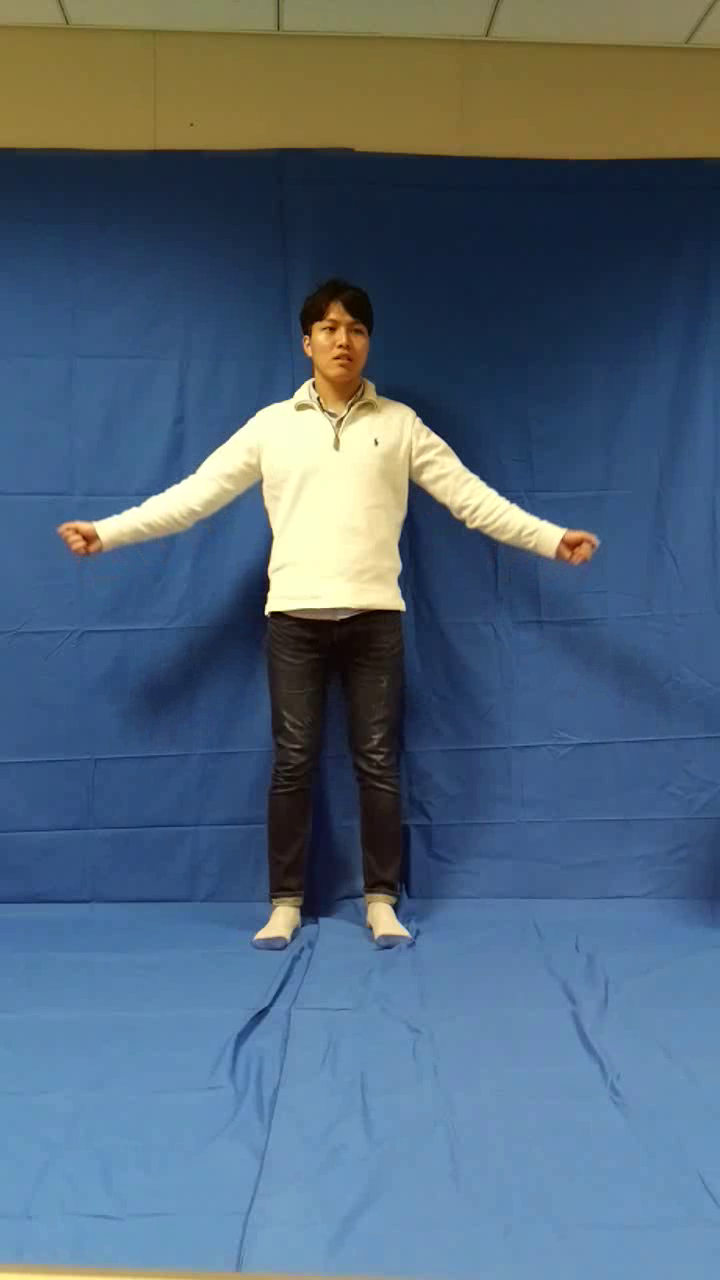
#> input picture frame 59 of src/video_1.mp4, 720 x 1280 px, given in place of the camera
$ jupyter execute --allow-errors 'GUI Features in OpenCV - Getting Started with Videos.ipynb'   (text cells are left out)
#> lines starting #> are read from the running program, lines starting #| are printed output that depends on the picture
[cell 1]
import numpy as np
import cv2

[cell 2]
cap = cv2.VideoCapture(0)

while(True):
    ret , frame = cap.read() # 영상을 프레임으로 모두 캡쳐
#> frame is the input picture: shape (1280, 720, 3); mean B, G, R 122.1, 102.2, 81.3

    gray = cv2.cvtColor(frame, cv2.COLOR_BGR2GRAY) # 프레임에 대한 작업은 요기에
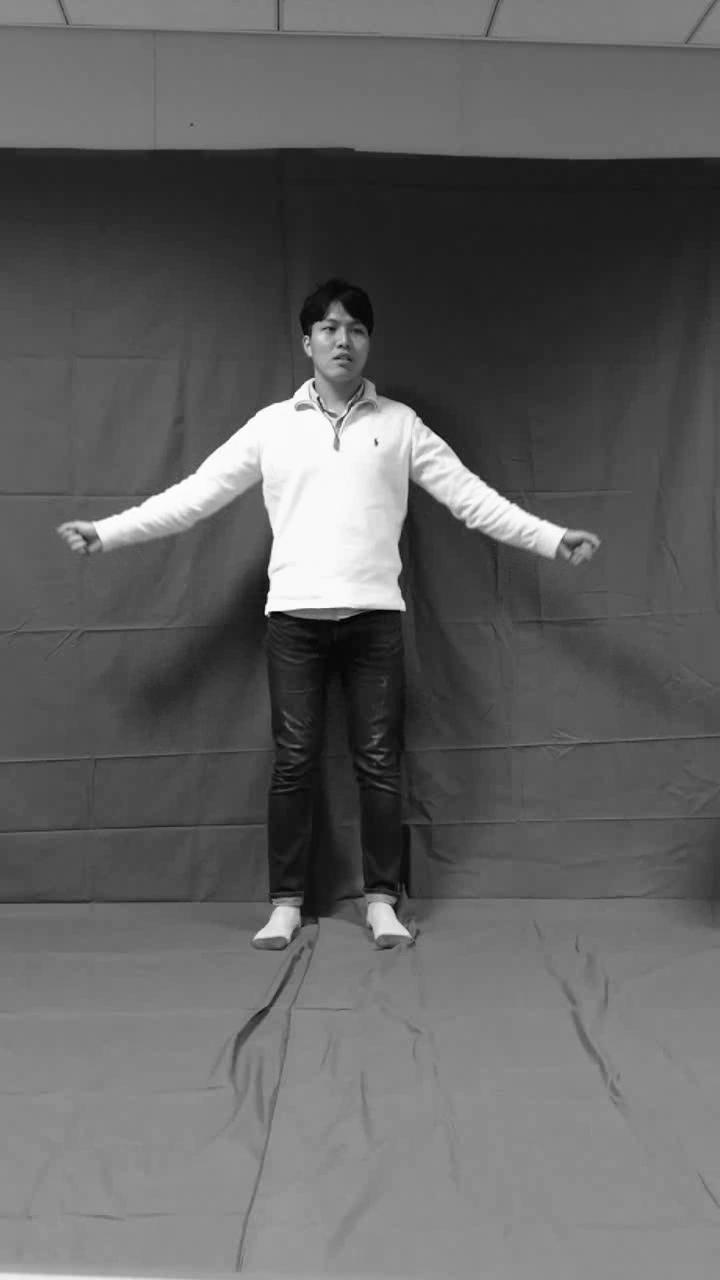
#> gray: shape (1280, 720); min 1, max 255, mean 98.1

    cv2.imshow('frame', gray)
    if cv2.waitKey(1) == ord('q'): # 이런 식으로 종료키를 설정할 수 있음, 64비트 컴퓨터의 경우 가끔 cv2.waitKey(1) & 0xFF == ord('q') 처럼 해야하는 경우도 있음
#> (key q is pressed here)
        break

cv2.destroyAllWindows()
cap.release() # cap은 항상 사용한 후 relase!!!

[cell 3]
cap.isOpened()

[cell 4]
# 이거하면 웹컴 켜짐 흐익
cap.open(0)

[cell 5]
cap.get(3)

[cell 6]
cap = cv2.VideoCapture(0)

while(True):
    ret , frame = cap.read() # 영상을 프레임으로 모두 캡쳐

    # 해상도롤 320 x 240으로
    ret = cap.set(3, 320)
    ret = cap.set(4, 240)

    gray = cv2.cvtColor(frame, cv2.COLOR_BGR2GRAY) # 프레임에 대한 작업은 요기에

    cv2.imshow('frame', gray)
    if cv2.waitKey(1) == ord('q'): # 이런 식으로 종료키를 설정할 수 있음, 64비트 컴퓨터의 경우 가끔 cv2.waitKey(1) & 0xFF == ord('q') 처럼 해야하는 경우도 있음
#> (key q is pressed here)
        break

cv2.destroyAllWindows()
cap.release() # cap은 항상 사용한 후 relase!!!

#> (a cell that did not finish here is left out)

[cell 8]
cap = cv2.VideoCapture(0)

# 영상 저장 객체
fourcc = cv2.VideoWriter_fourcc(*'XVID')
out = cv2.VideoWriter('output.avi',fourcc, 20.0, (640,480))

while(cap.isOpened()): # 이런식으로 캡이 열렸는지 확인후 진행하기
    ret, frame = cap.read()

    if ret==True:
        frame = cv2.flip(frame,0)
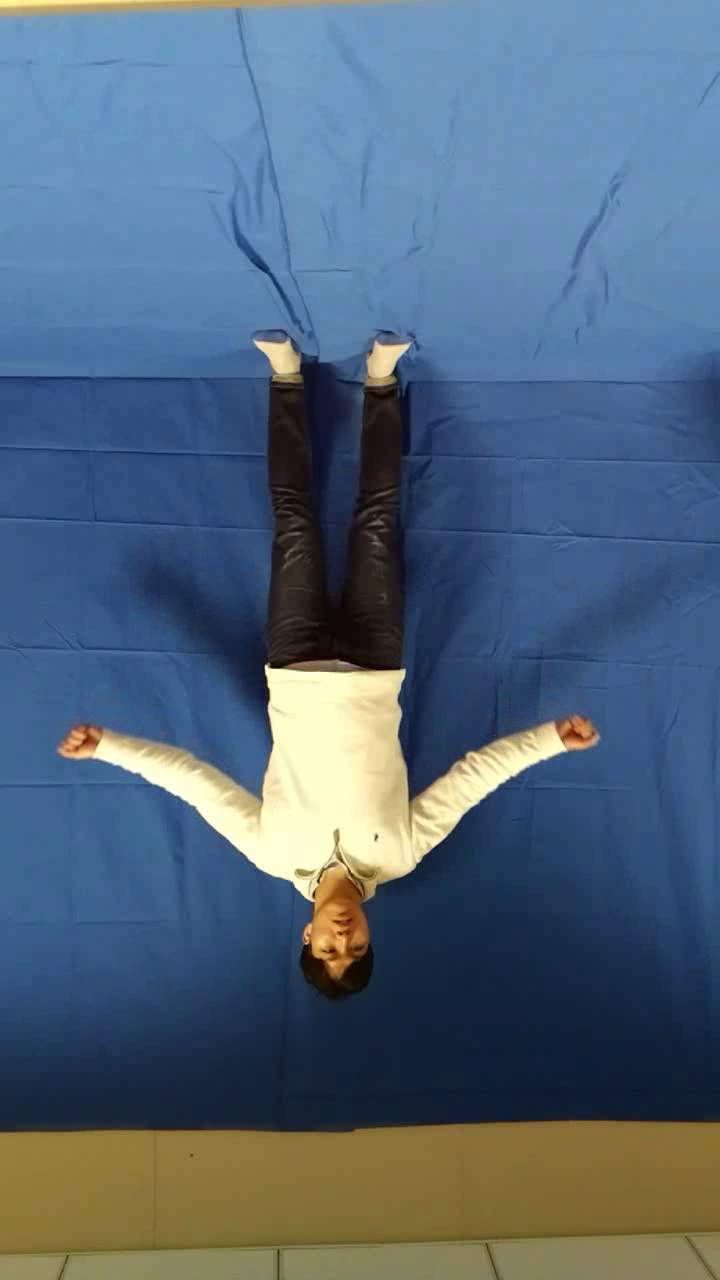
#> frame: shape (1280, 720, 3); mean B, G, R 122.1, 102.2, 81.3

        # 프레임을 저장!
        out.write(frame)

        cv2.imshow('frame',frame)
        if cv2.waitKey(1) & 0xFF == ord('q'):
#> (key q is pressed here)
            break
    else:
        break

# Release everything if job is finished
cap.release()
out.release()

$ run again, starting later in the video
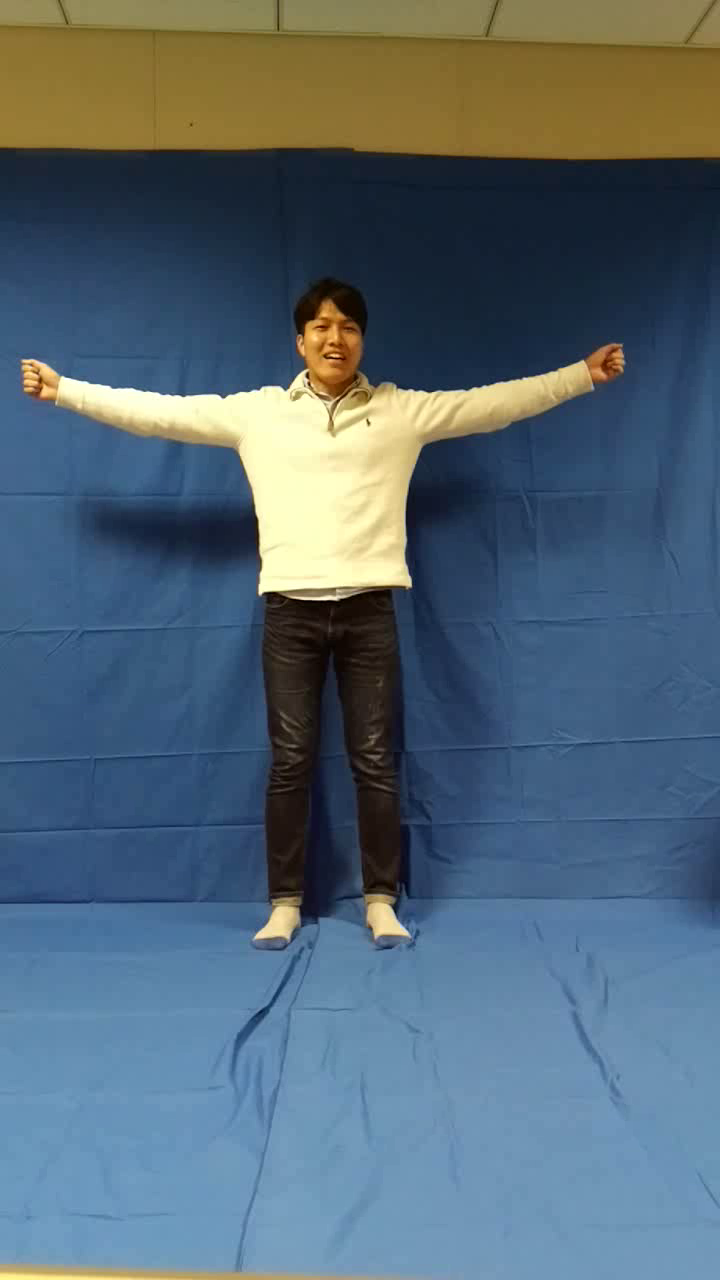
#> input picture frame 268 of src/video_1.mp4, 720 x 1280 px, given in place of the camera
#> frame is the input picture: shape (1280, 720, 3); mean B, G, R 116.2, 102.7, 83.5
#> `gray = cv2.cvtColor(frame, cv2.COLOR_BGR2GRAY)`:
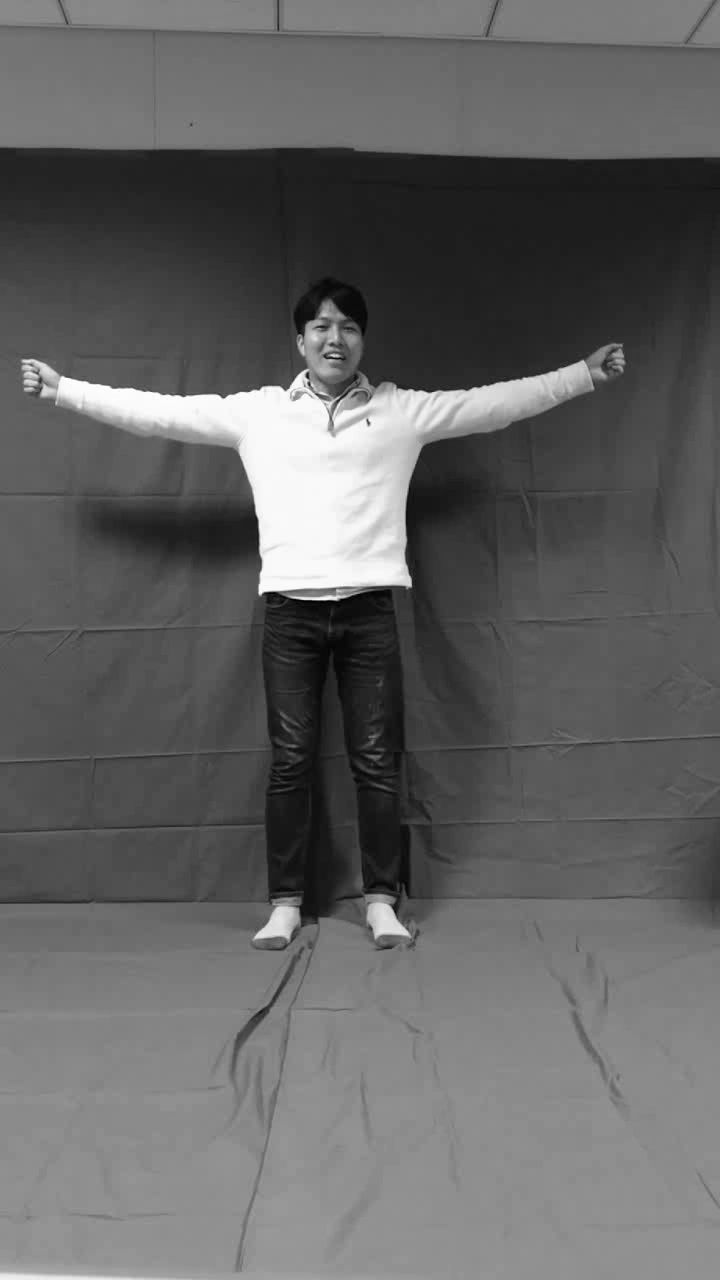
#> gray: shape (1280, 720); min 0, max 255, mean 98.5
#> `frame = cv2.flip(frame,0)`:
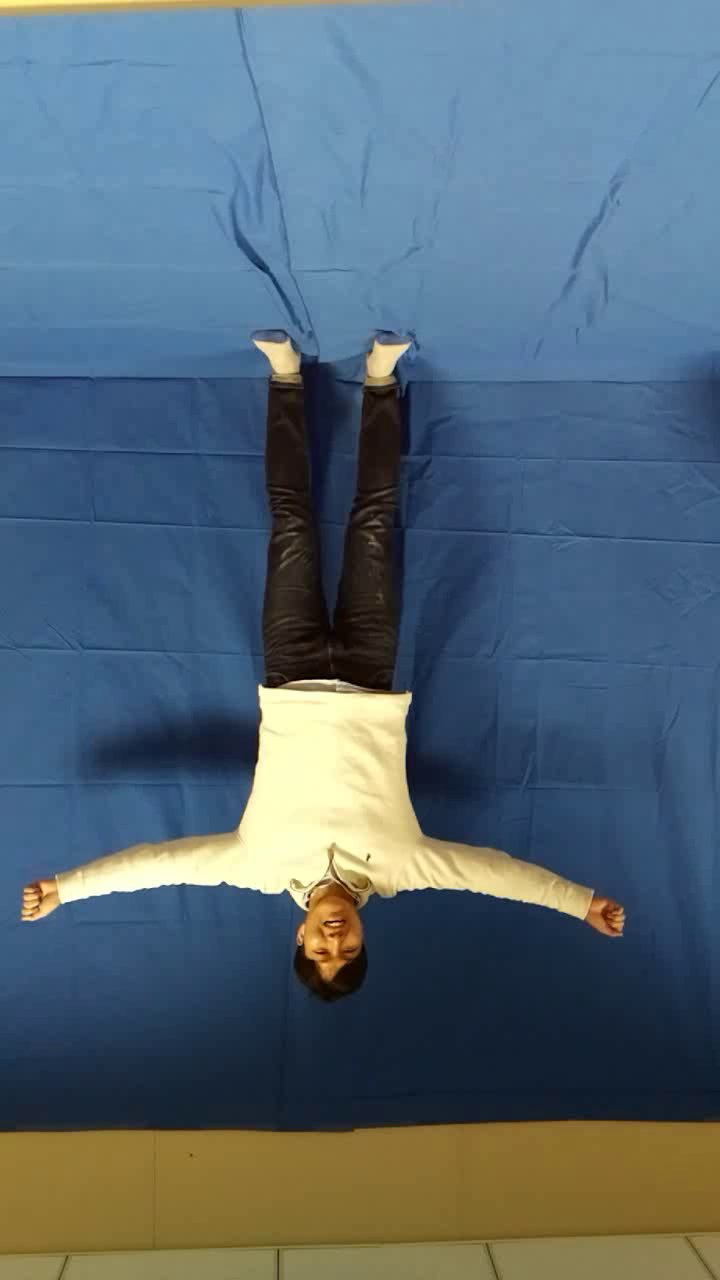
#> frame: shape (1280, 720, 3); mean B, G, R 116.2, 102.7, 83.5

$ run again, starting later in the video
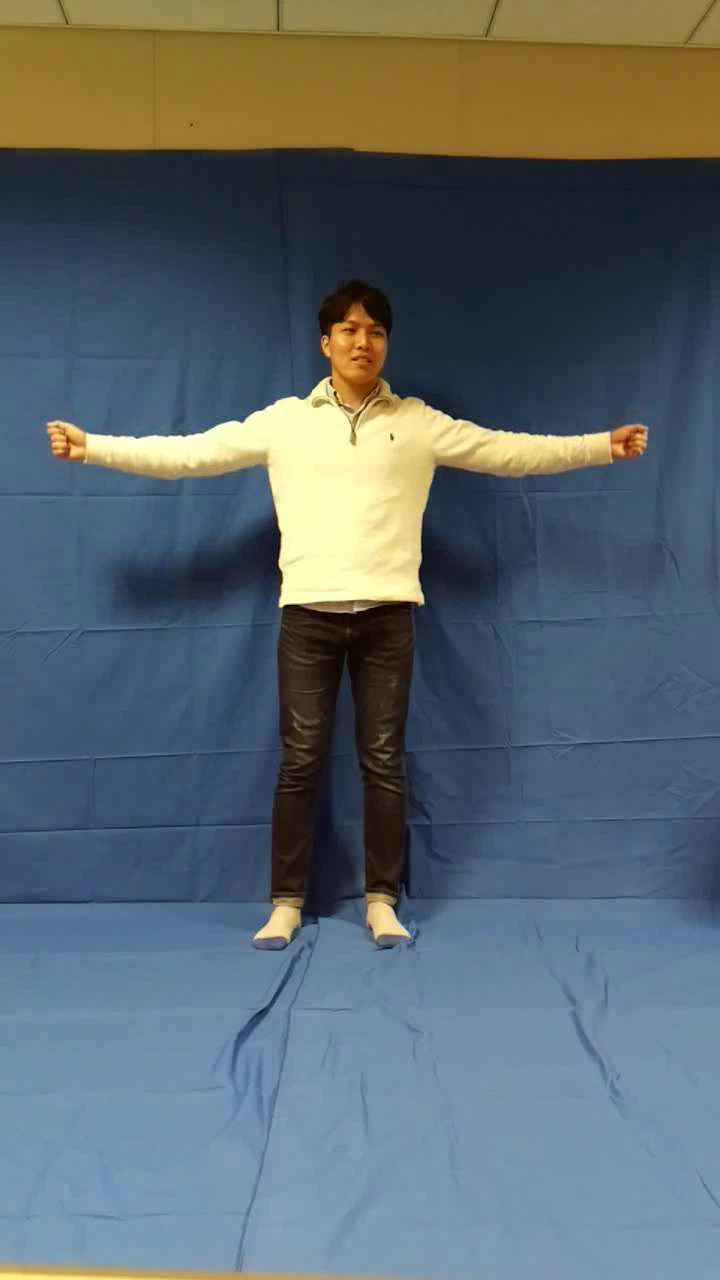
#> input picture frame 477 of src/video_1.mp4, 720 x 1280 px, given in place of the camera
#> frame is the input picture: shape (1280, 720, 3); mean B, G, R 110.6, 103.8, 90.7
#> `gray = cv2.cvtColor(frame, cv2.COLOR_BGR2GRAY)`:
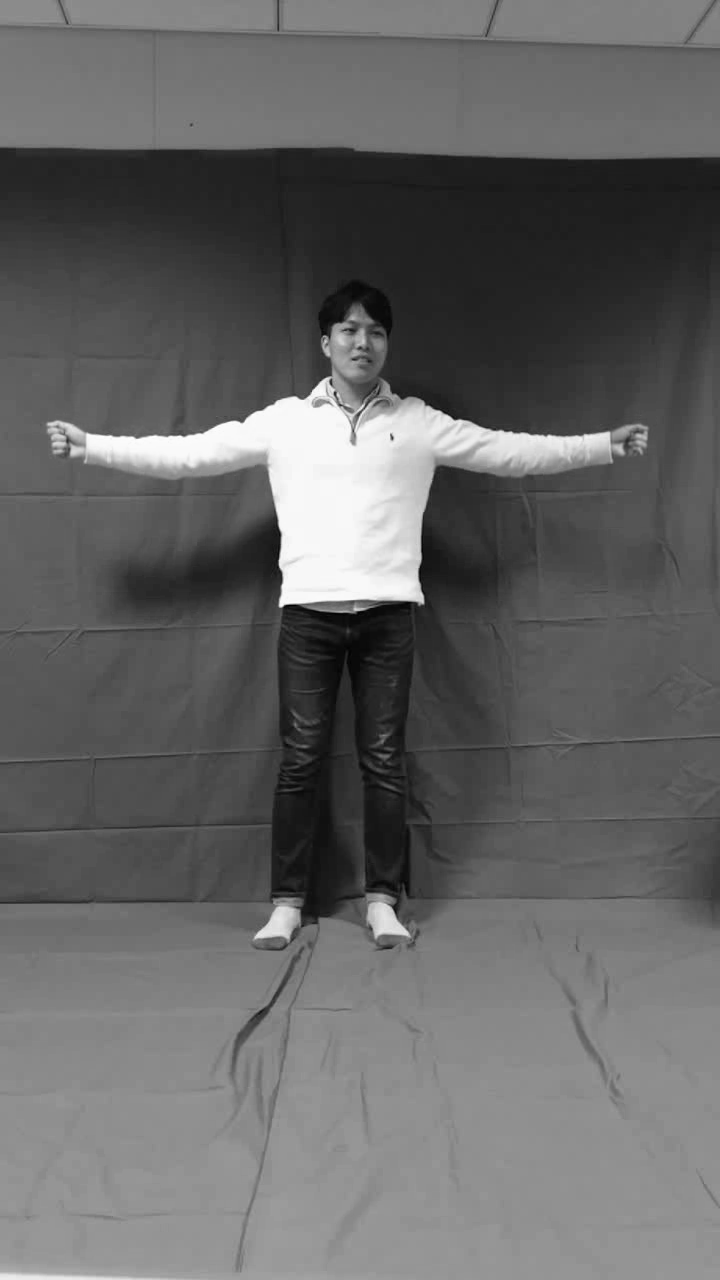
#> gray: shape (1280, 720); min 0, max 254, mean 100.6
#> `frame = cv2.flip(frame,0)`:
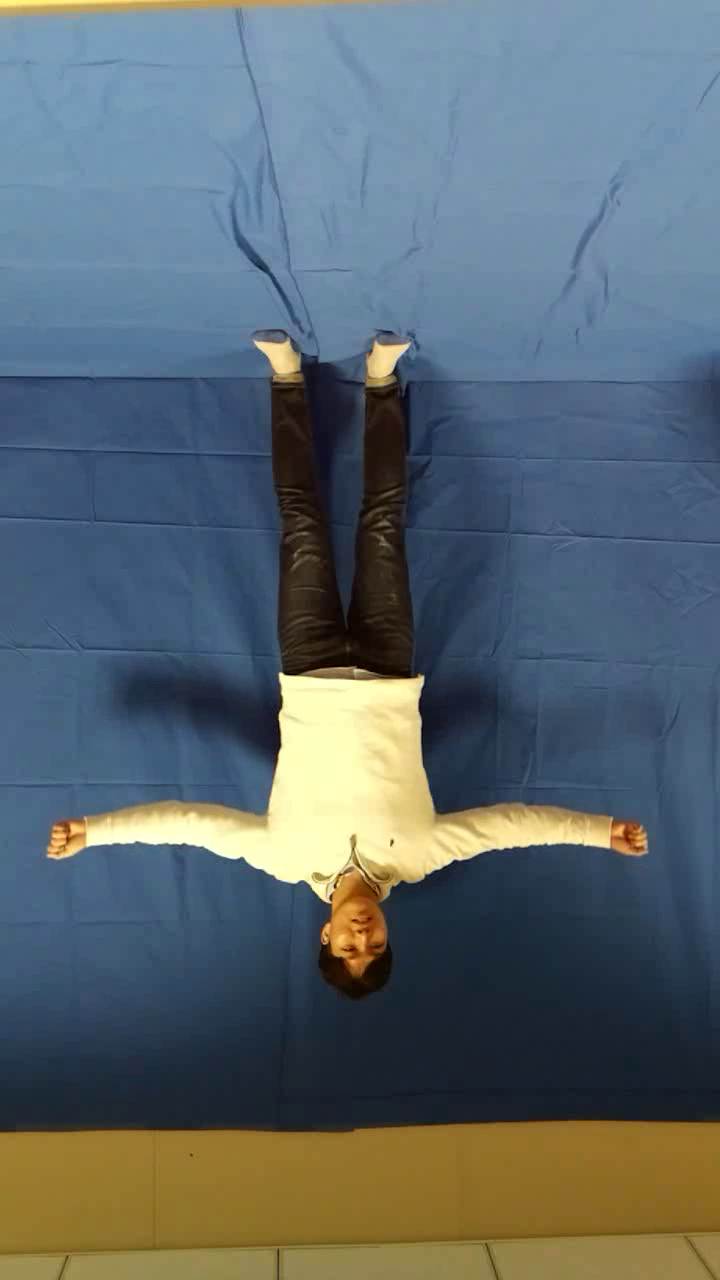
#> frame: shape (1280, 720, 3); mean B, G, R 110.6, 103.8, 90.7
